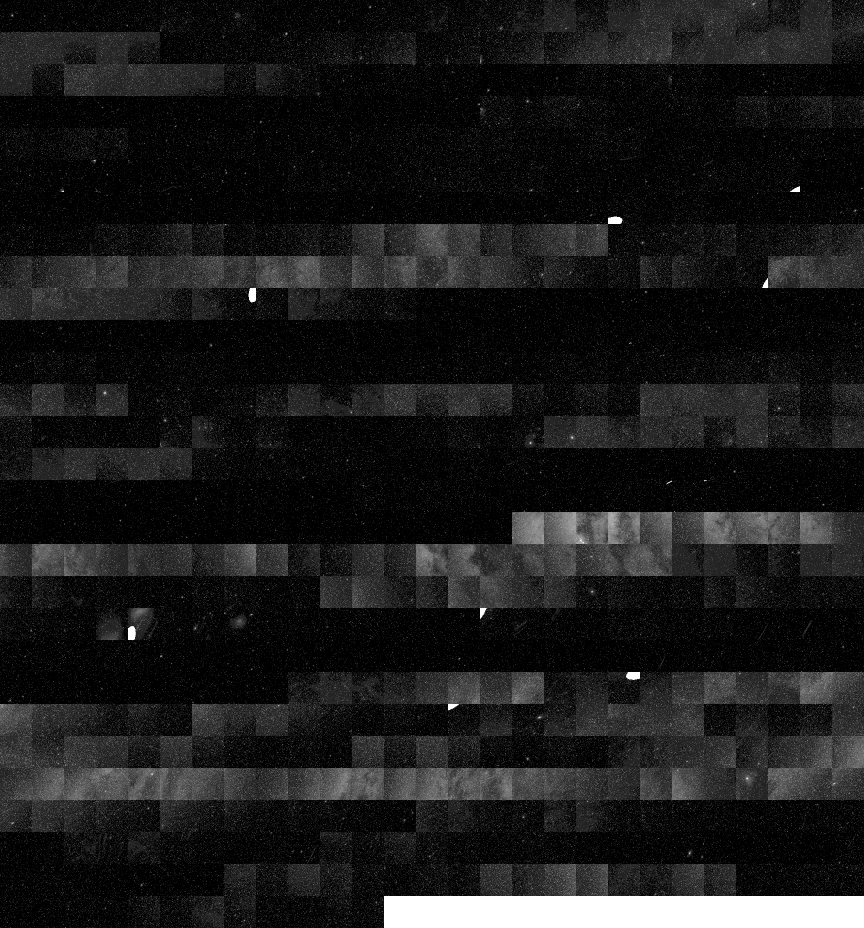
#> input picture web/data/allsky3.png, 1728 x 1856 px (shown at 1/2 size)
$ python sky_assets.py
#> lines starting #> are read from the running program, lines starting #| are printed output that depends on the picture
"""Assets for the UI demo, from real SPHEREx data:
  web/data/sky.jpg             the SPHEREx all-sky picture as an oval (Mollweide), RA increasing to the left
  web/data/coverage.png        where and when SPHEREx photographed: a 720x360 RA/Dec grid (0.5 degree cells);
                                 R,G = day of the first photo since the start date (16 bit), B = photos (D1, capped 255),
                                 A = 255 where covered
  web/data/coverage.json       the start date and the number of days the grid spans
  web/data/visits.png          when each cell was visited: up to 6 visit start days per cell (a visit is a burst of
                               photos; 20+ quiet days start a new one). Same grid, stacked 3 tall: block k holds visit
                               2k in R,G and 2k+1 in B,A as day+1 (16 bit), 0 = no such visit
Same projection and HEALPix math as web/timelapse.html and web/sky.js.
Run: uv run -q --with numpy --with pillow python bake/sky_assets.py
"""
import json
from pathlib import Path

import numpy as np
from PIL import Image

ROOT = Path(__file__).resolve().parent.parent
OUT = ROOT / "web" / "data"
R2 = np.sqrt(2)


def moll_inverse(W, H):   # pixel centres -> ra, dec (degrees), mask of pixels inside the oval
    px, py = np.meshgrid(np.arange(W) + 0.5, np.arange(H) + 0.5)
    x, y = (px / W * 2 - 1) * 2 * R2, (1 - py / H * 2) * R2
    inside = (x / (2 * R2)) ** 2 + (y / R2) ** 2 <= 1
    th = np.arcsin(np.clip(y / R2, -1, 1))
    lon = np.pi * x / (2 * R2 * np.cos(th))
    lat = np.arcsin(np.clip((2 * th + np.sin(2 * th)) / np.pi, -1, 1))
    return np.degrees(-lon) % 360, np.degrees(lat), inside


def radec2xyf(ra, dec):   # radians -> face coords, vectorised port of sky.js
    z = np.sin(dec); za = np.abs(z); tt = (ra / (np.pi / 2)) % 4
    jp, jm = 0.5 + tt - z * 0.75, 0.5 + tt + z * 0.75
    ifp, ifm = np.floor(jp), np.floor(jm)
    face_eq = np.where(ifp == ifm, (ifp % 4) + 4, np.where(ifp < ifm, ifp % 4, ifm % 4 + 8))
    x_eq, y_eq = jm - ifm, 1 - (jp - ifp)
    ntt = np.minimum(3, np.floor(tt)); tp = tt - ntt; tmp = np.sqrt(3 * (1 - za))
    jp2, jm2 = tp * tmp, (1 - tp) * tmp
    x_p = np.where(z > 0, 1 - jm2, jp2); y_p = np.where(z > 0, 1 - jp2, jm2); f_p = np.where(z > 0, ntt, ntt + 8)
    eq = za <= 2 / 3
    return np.where(eq, x_eq, x_p), np.where(eq, y_eq, y_p), np.where(eq, face_eq, f_p).astype(int)


def spread(v):
    r = np.zeros_like(v)
    for i in range(8): r |= ((v >> i) & 1) << (2 * i)
    return r


def sky(W=2000, H=1000):
#> called with W = 2000, H = 1000
    src = np.asarray(Image.open(ROOT / "web/data/allsky3.png").convert("RGB"))
    cols, n = src.shape[1] // 64, 8   # order 3: 8x8 tiles per face, 64 px each
#> cols = 27; n = 8
    ra, dec, inside = moll_inverse(W, H)
    x, y, f = radec2xyf(np.radians(ra), np.radians(dec))
    ix, iy = np.minimum(n - 1, np.floor(x * n)).astype(int), np.minimum(n - 1, np.floor(y * n)).astype(int)
    k = f * n * n + spread(ix) + 2 * spread(iy)
#> after the loop in spread, `for i in range(8): r |= ((v >> i) & 1) << (2 * i)`:
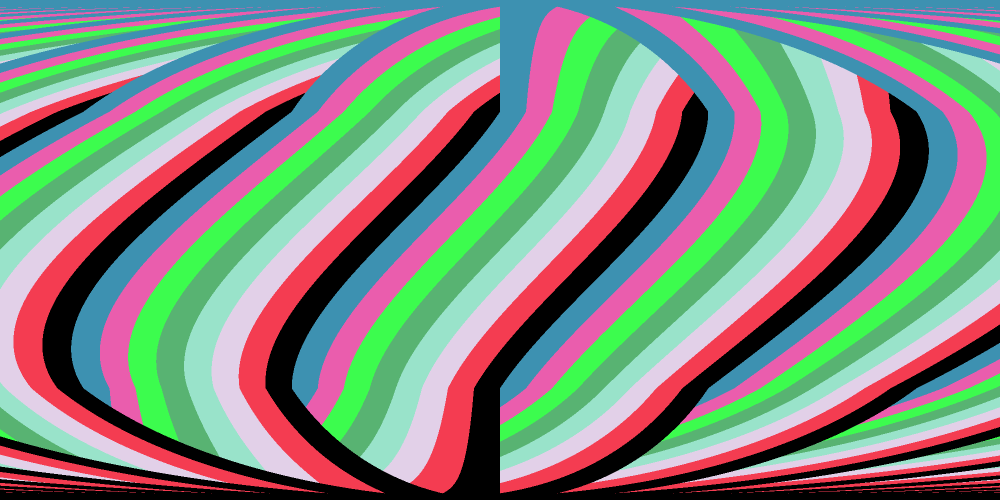
#> r: shape (1000, 2000) int64 (shown at 1/2 size); 8 distinct labels, from 0 to 21; one colour per label, 0 black
#> after the loop in spread (call 2), `for i in range(8): r |= ((v >> i) & 1) << (2 * i)`:
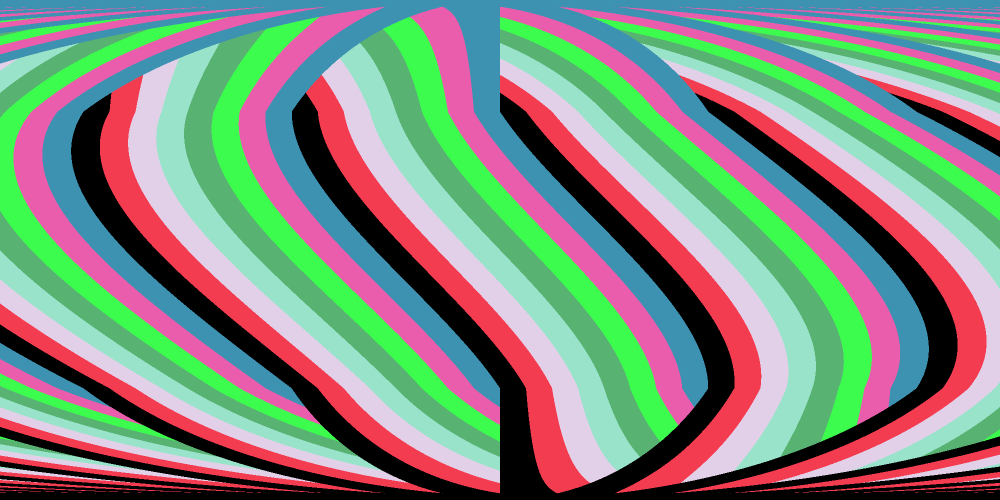
#> r: shape (1000, 2000) int64 (shown at 1/2 size); 8 distinct labels, from 0 to 21; one colour per label, 0 black
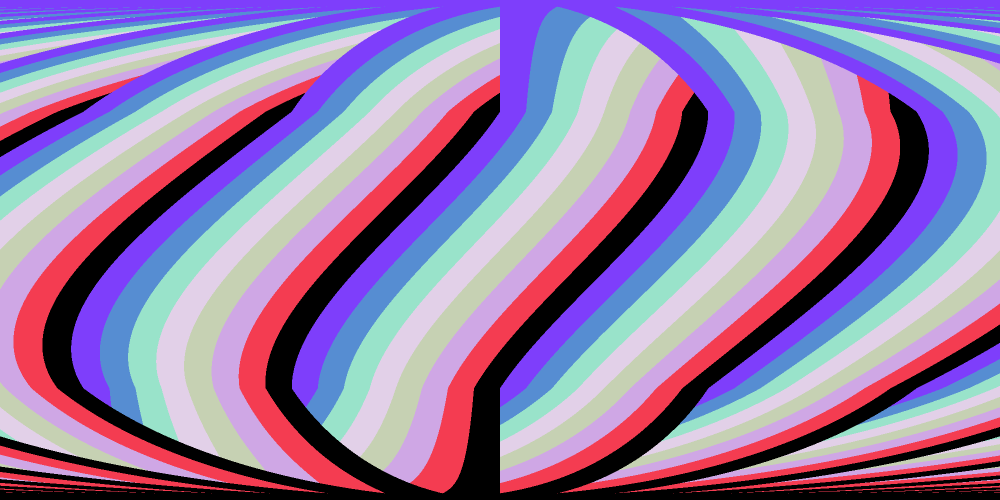
#> ix: shape (1000, 2000) int64 (shown at 1/2 size); 8 distinct labels, from 0 to 7; one colour per label, 0 black
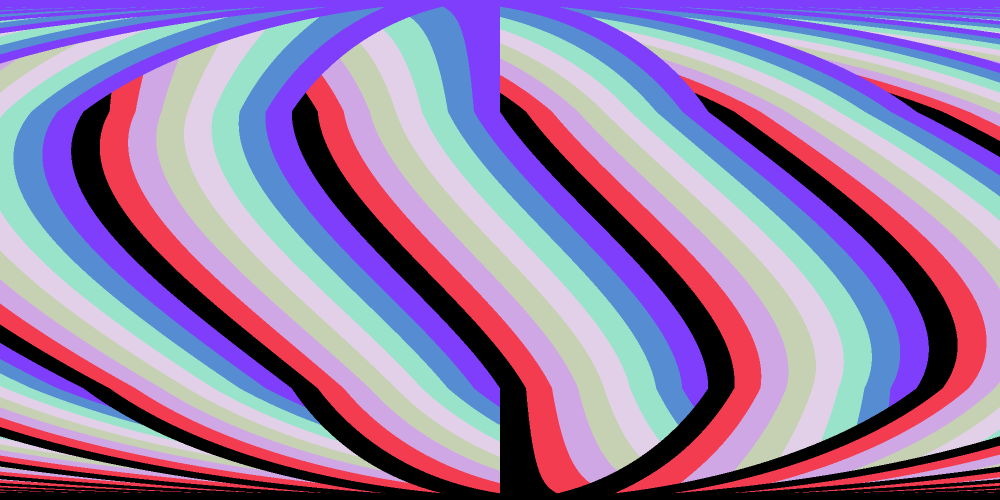
#> iy: shape (1000, 2000) int64 (shown at 1/2 size); 8 distinct labels, from 0 to 7; one colour per label, 0 black
    u, v = x * n - ix, y * n - iy
    cc, rr = v, u   # tileUV(u, v) = (v, u)
    sx = (k % cols) * 64 + np.minimum(63, np.floor(cc * 64)).astype(int)
    sy = (k // cols) * 64 + np.minimum(63, np.floor(rr * 64)).astype(int)
    out = np.zeros((H, W, 3), np.uint8)
    out[inside] = src[sy[inside], sx[inside]]
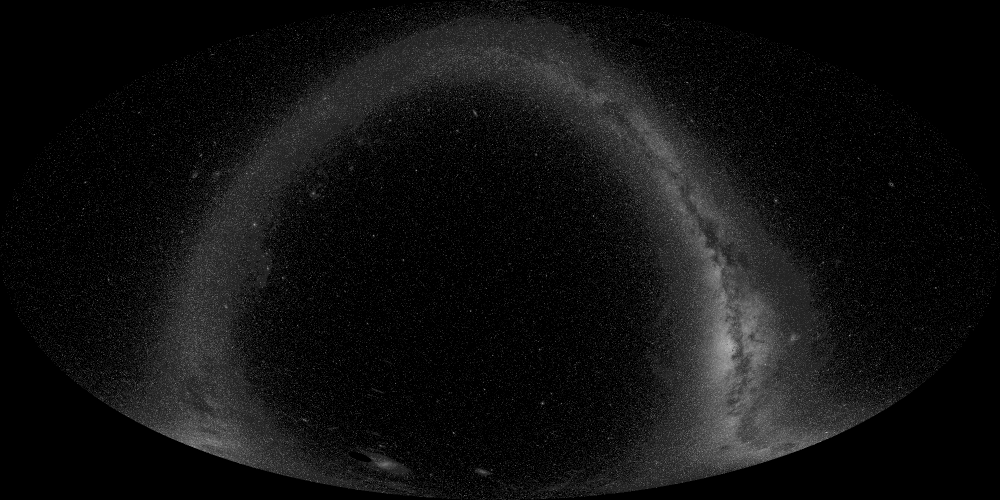
#> out: shape (1000, 2000, 3) (shown at 1/2 size); min 0, max 253, mean 16.8
    Image.fromarray(out).save(OUT / "sky.jpg", quality=88)


def coverage(step=0.5, samples=12):
#> (the run stopped early here; a loop or call above may not have finished)
